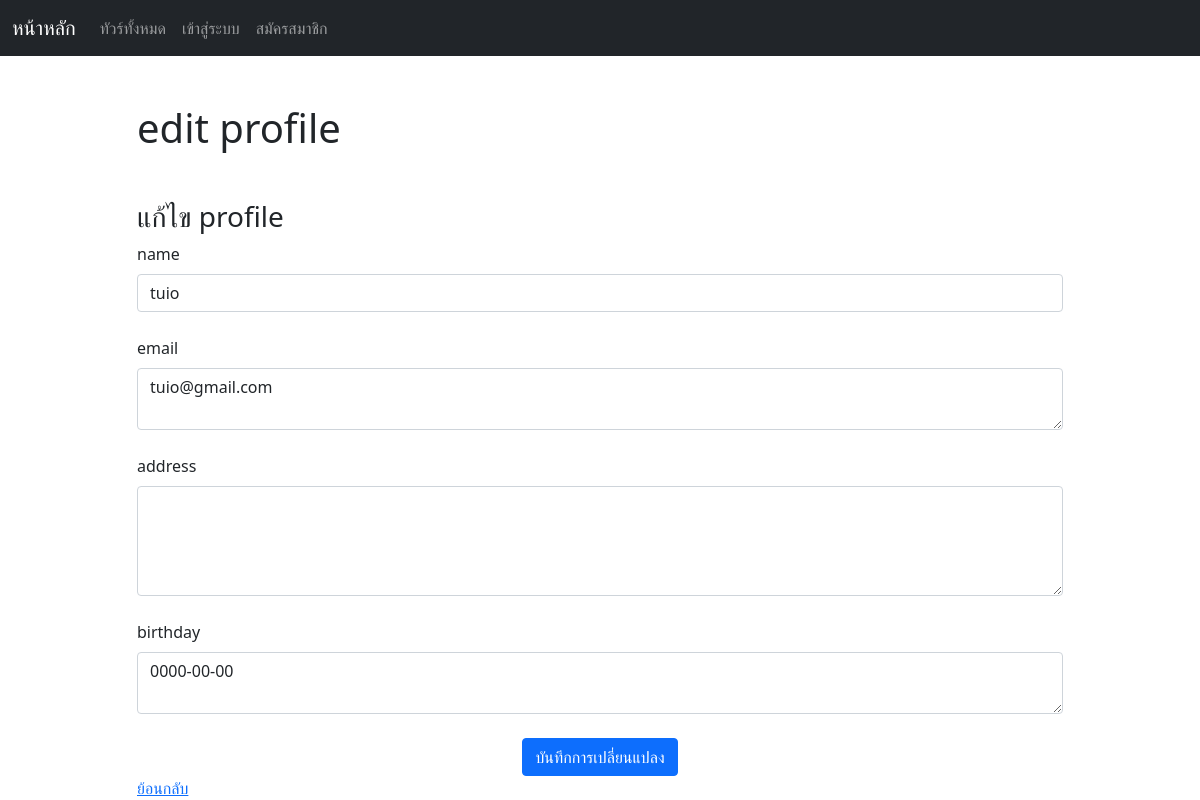
/profile-edit.php?id=7, run on an earlier commit of the app's database.
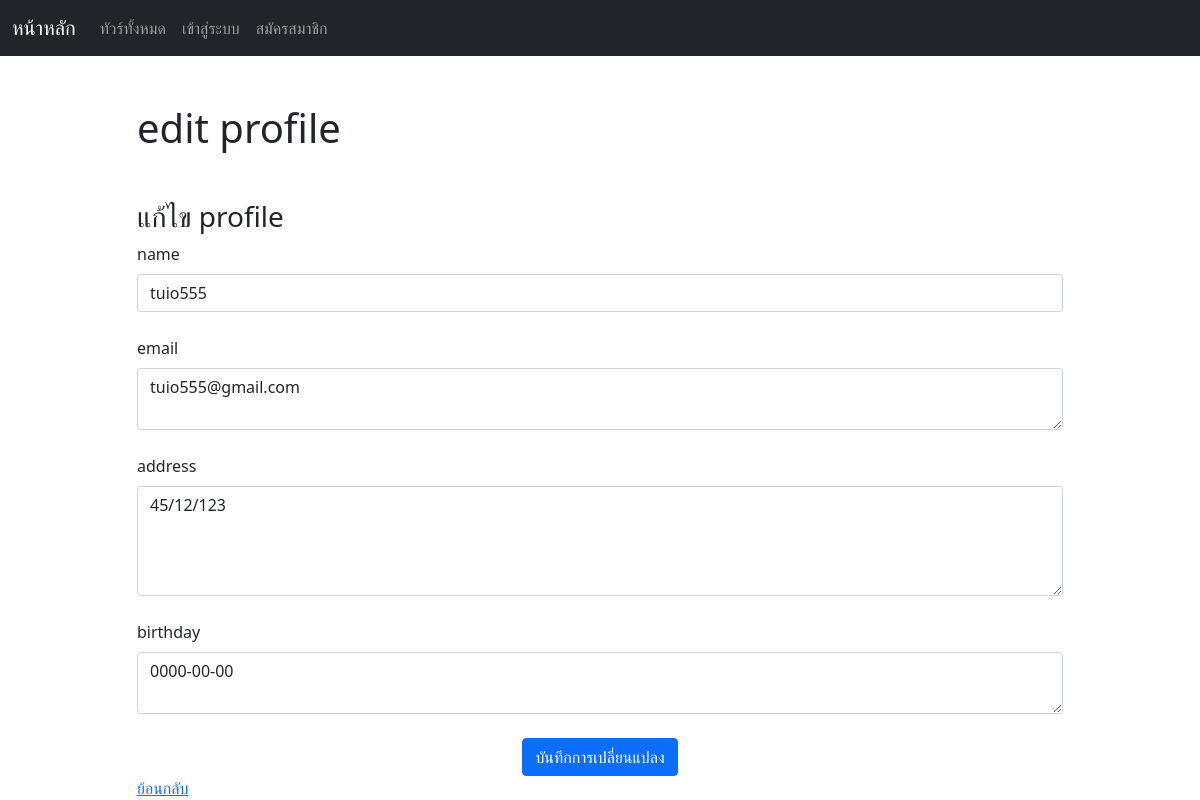
And on a later commit of the database.
### tables this page shows
CREATE TABLE `tb_user` (
  `user_id` int(11) NOT NULL,
  `name` varchar(100) NOT NULL,
  `bdate` date NOT NULL,
  `address` varchar(255) NOT NULL,
  `email` varchar(100) NOT NULL,
  `password` varchar(100) NOT NULL,
  `phone` int(10) NOT NULL,
  `status` tinyint(1) NOT NULL
);

### profile-edit.php (the view, shortened to what this page needs)
<?php
    require_once('./php/connectdb.php');
	require "./header.php";
    $sql = "SELECT * FROM tb_user WHERE user_id = '".$_GET['id']."' ";
    $result = mysqli_query($conn, $sql);
    $row = mysqli_fetch_assoc($result);
?>
<!DOCTYPE html>
<html lang="en">
<head>
    <link href="https://cdn.jsdelivr.net/npm/bootstrap@5.1.3/dist/css/bootstrap.min.css" rel="stylesheet">
</head>
<body>
    <div class="container mt-5">
        <div class="row justify-content-center">
            <div class="col-md-10">
                <h1 class="mb-5"> edit profile </h1>
                <h3>แก้ไข profile</h3>
                <form class="row gy-4" action="php/profile-update.php" method="POST">
                    <div class="col-md-12">
                        <label for="name" class="form-label">name</label>
                        <input type="text" class="form-control" id="name" name="name" nameholder="ชื่อ" value="<?php echo $row['name'] ?>"required>
                    </div>
                    <div class="col-md-12">
                        <label for="email" class="form-label">email</label>
                        <textarea type="text" class="form-control" id="email" name="email"  nameholder="email" required><?php echo $row['email'] ?></textarea>
                    </div>
                    <div class="col-md-12">
                        <label for="address" class="form-label">address</label>
                        <textarea type="text" class="form-control" id="address" name="address" rows="4" nameholder="ที่อยู่" required><?php echo $row['address'] ?></textarea>
                    </div>
                    <div class="col-md-12">
                        <label for="bdate" class="form-label">birthday</label>
                        <textarea type="text" class="form-control" id="bdate" name="bdate"  nameholder="วันเกิด" required><?php echo $row['bdate'] ?></textarea>
                    </div>
                    <div class="col-12">
                        <button type="submit" name="submit" class="btn btn-primary d-block mx-auto">บันทึกการเปลี่ยนแปลง</button>
                    </div>
                </form>
                <a href="./profile.php">ย้อนกลับ</a>
            </div>
        </div>
    </div>
</body>
</html>

What changed in the data, as far as the page shows it:
changed tb_user: name "tuio" → "tuio555"; email "tuio@gmail.com" → "tuio555@gmail.com"; address (not shown) → "45/12/123"
